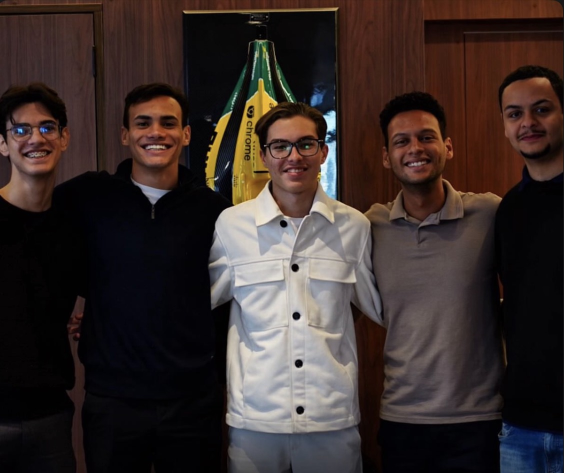
#> input picture site/landing_page/origem/IMG_3807.png, 1128 x 946 px (shown at 1/2 size)
$ python processar-fotos.py
#> lines starting #> are read from the running program, lines starting #| are printed output that depends on the picture
#!/usr/bin/env python3
"""Prepara as fotos da secao do time para 920x500 (2x da caixa de 460x250).
Corta aqui, no export, e nao no navegador: assim o enquadramento e uma
decisao, nao um acidente do object-fit."""
from PIL import Image, ImageOps
import pathlib, sys

W, H = 920, 500
SRC = pathlib.Path(sys.argv[1] if len(sys.argv) > 1 else 'origem')
DST = pathlib.Path(__file__).parent

def enquadrar(src, dst, foco=0.5):
    """foco = onde fica o centro vertical do corte (0 topo, 1 base)."""
#> called with foco = 0.41
    im = ImageOps.exif_transpose(Image.open(src)).convert('RGB')
#> im is the input picture: PIL image 1128x946 RGB; mean R, G, B 57, 45.4, 42.8
    escala = max(W / im.width, H / im.height)
#> escala = 0.816
    nw, nh = round(im.width * escala), round(im.height * escala)
#> nw = 920; nh = 772
    im = im.resize((nw, nh), Image.LANCZOS)
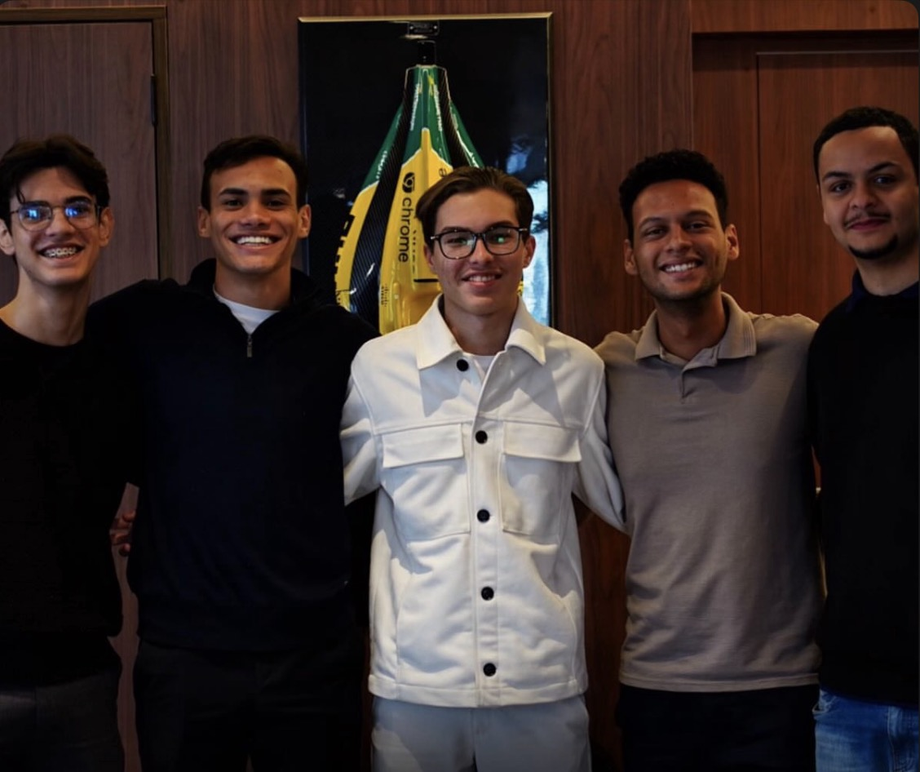
#> im: PIL image 920x772 RGB; mean R, G, B 57, 45.4, 42.8
    x = (nw - W) // 2
#> x = 0
    y = min(max(round(nh * foco - H / 2), 0), nh - H)
#> y = 67
    im = im.crop((x, y, x + W, y + H))
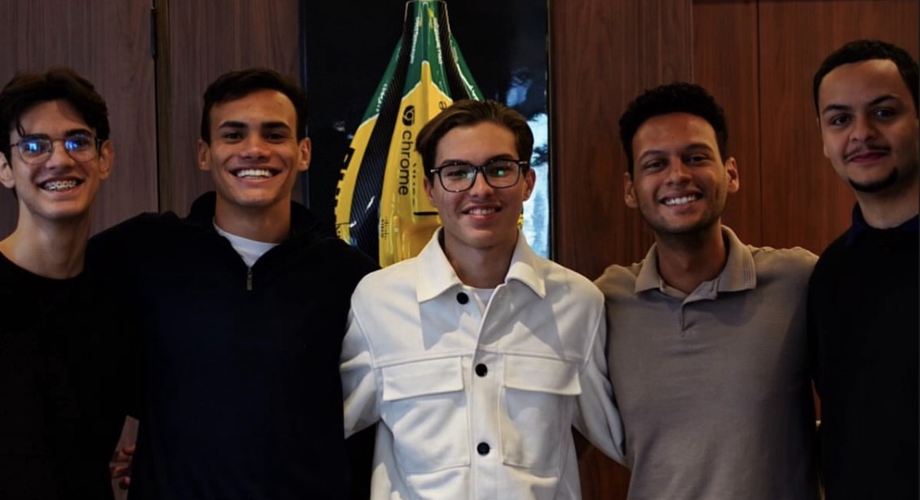
#> im: PIL image 920x500 RGB; mean R, G, B 62.7, 48.7, 44.2
    im.save(dst, 'JPEG', quality=88, optimize=True, progressive=True)
    return im.size, dst.stat().st_size

TRABALHOS = [
    ('IMG_3807.png',          'expansion-equipe-02.jpg',     0.41),
    # vertical entrando em recorte horizontal: os rostos vivem acima do centro
    ('c3b454b4-1a9b-41c7-9c57-bf67ac70d203.png',
                              'expansion-bastidores-01.jpg', 0.42),
    ('IMG_9206.jpeg',         'expansion-escritorio-01.jpg', 0.46),
]
for origem, destino, foco in TRABALHOS:
    tam, b = enquadrar(SRC / origem, DST / destino, foco)
#> tam = (920, 500); b = 62807
    print(f'{destino:<32} {tam[0]}x{tam[1]}  {b/1024:.0f} KB')
#| expansion-equipe-02.jpg          920x500  61 KB
#> pass 2 of the loop `for origem, destino, foco in TRABALHOS:`:
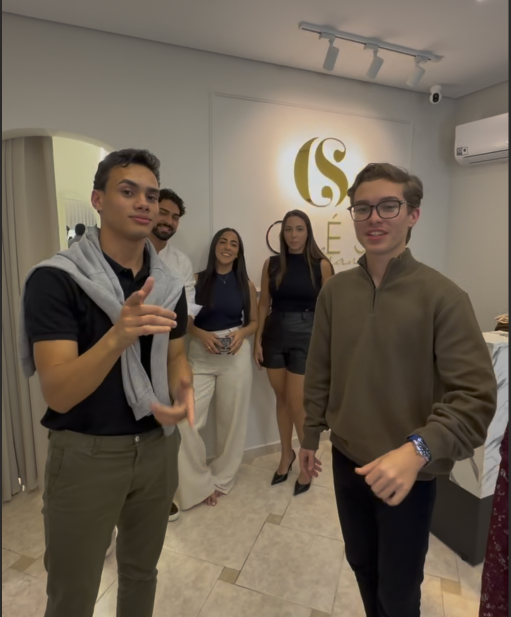
#> input picture site/landing_page/origem/c3b454b4-1a9b-41c7-9c57-bf67ac70d203.png, 1022 x 1234 px (shown at 1/2 size)
#> in enquadrar (call 2), `im = im.crop((x, y, x + W, y + H))`:
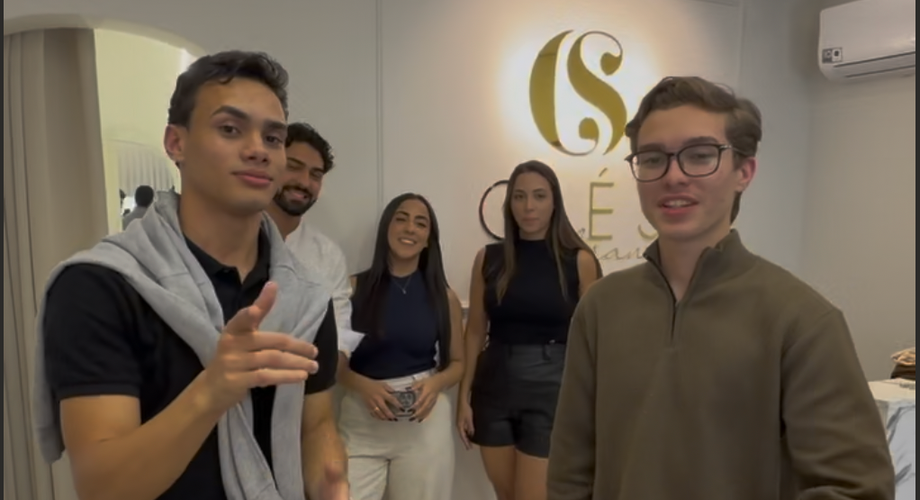
#> im: PIL image 920x500 RGB; mean R, G, B 111.8, 99.6, 85.5
#| expansion-bastidores-01.jpg      920x500  54 KB
#> (the run stopped early here; a loop or call above may not have finished)
